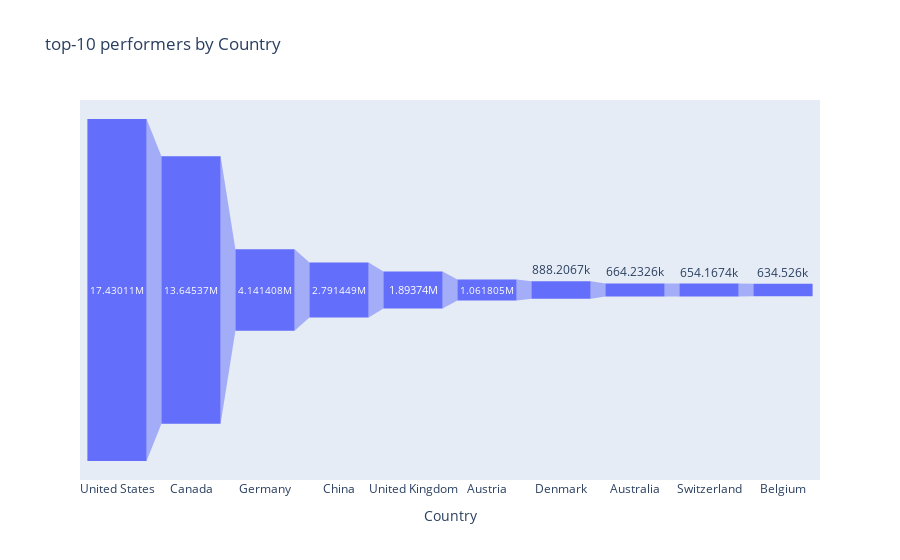

Notebook cell for this chart:
### Code cell
px.funnel(x=df6.index, y=df6.values, title= 'top-10 performers by Country', labels={'x':'Country', 'y':'Revenue'})

### Figure 1 — Plotly figure (JSON) as saved in the notebook; plotly's stock layout.template omitted (floating-point values rounded to 4 significant figures)
{"data": [{"hovertemplate": "Country=%{x}<br>Revenue=%{y}<extra></extra>", "legendgroup": "", "marker": {"color": "#636efa"}, "name": "", "orientation": "v", "showlegend": false, "type": "funnel", "x": ["United States", "Canada", "Germany", "China", "United Kingdom", "Austria", "Denmark", "Australia", "Switzerland", "Belgium"], "xaxis": "x", "y": [17430000.0, 13650000.0, 4141000.0, 2791000.0, 1894000.0, 1062000.0, 888200.0, 664200.0, 654200.0, 634500.0], "yaxis": "y"}], "layout": {"legend": {"tracegroupgap": 0}, "title": {"text": "top-10 performers by Country"}, "xaxis": {"anchor": "y", "domain": [0, 1], "title": {"text": "Country"}}, "yaxis": {"anchor": "x", "domain": [0, 1], "title": {"text": "Revenue"}}}}
